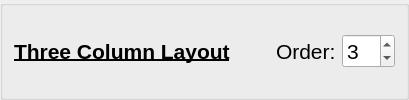
           <widget class="QGroupBox" name="groupBox_27">
            <property name="title">
             <string/>
            </property>
            <property name="flat">
             <bool>true</bool>
            </property>
            <layout class="QGridLayout" name="gridLayout_23">
             <item row="0" column="2">
              <spacer name="horizontalSpacer_18">
               <property name="orientation">
                <enum>Qt::Orientation::Horizontal</enum>
               </property>
               <property name="sizeHint" stdset="0">
                <size>
                 <width>40</width>
                 <height>20</height>
                </size>
               </property>
              </spacer>
             </item>
             <item row="0" column="1">
              <widget class="QLabel" name="label_37">
               <property name="font">
                <font>
                 <pointsize>16</pointsize>
                 <italic>false</italic>
                 <bold>true</bold>
                 <underline>true</underline>
                </font>
               </property>
               <property name="text">
                <string>Three Column Layout</string>
               </property>
              </widget>
             </item>
             <item row="0" column="4">
              <widget class="QSpinBox" name="kcfg_threeColumnLayoutOrder">
               <property name="font">
                <font>
                 <pointsize>16</pointsize>
                 <italic>false</italic>
                 <bold>false</bold>
                 <underline>false</underline>
                </font>
               </property>
               <property name="maximum">
                <number>12</number>
               </property>
               <property name="value">
                <number>3</number>
               </property>
              </widget>
             </item>
             <item row="0" column="3">
              <widget class="QLabel" name="label_47">
               <property name="font">
                <font>
                 <pointsize>16</pointsize>
                 <italic>false</italic>
                 <bold>false</bold>
                 <underline>false</underline>
                </font>
               </property>
               <property name="text">
                <string>Order:</string>
               </property>
              </widget>
             </item>
            </layout>
           </widget>
